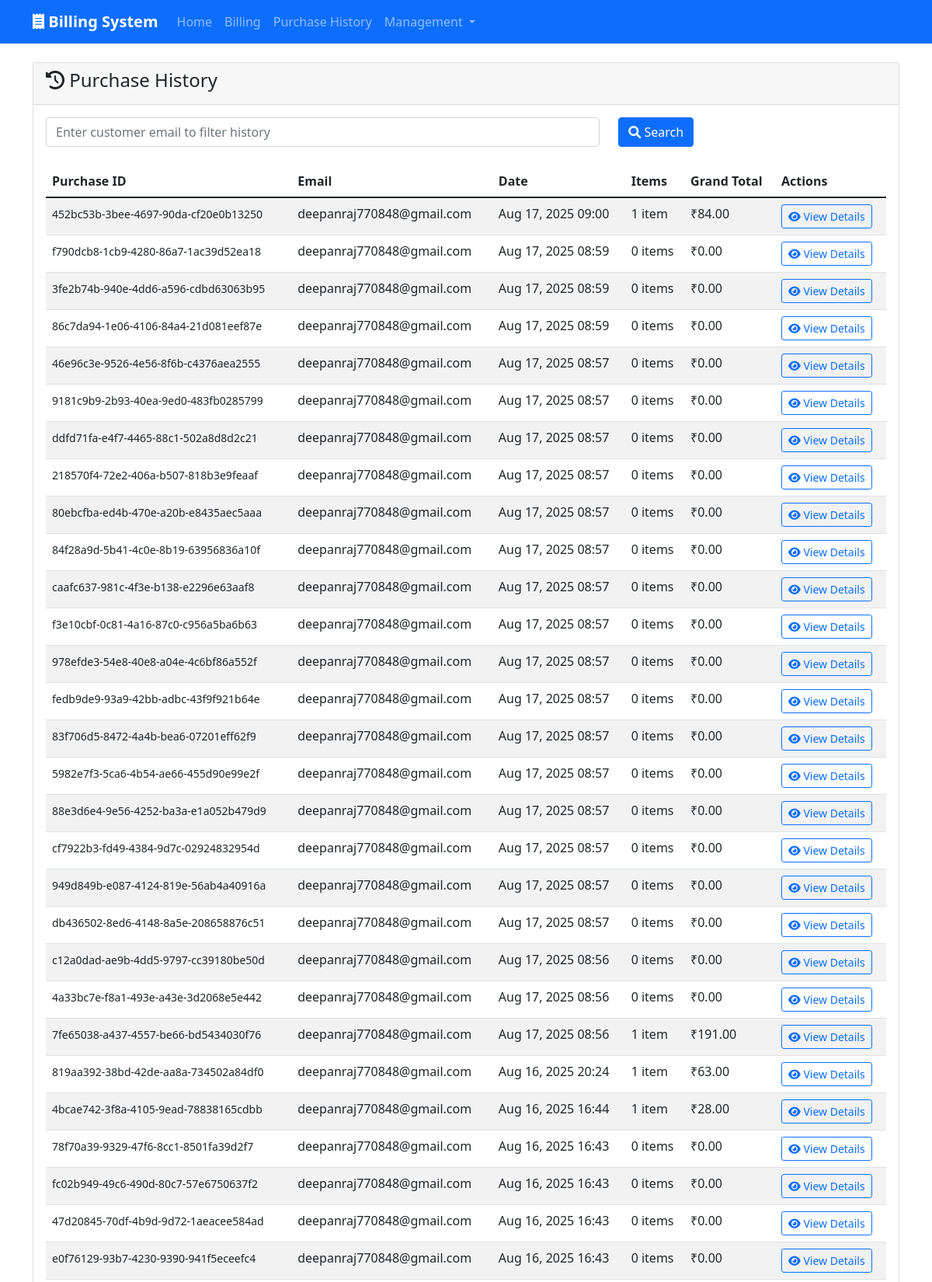
The page /history/ (upper part) on the database its author committed.
### billing/models.py (models this page shows, shortened)
class Purchase(models.Model):
    purchase_id = models.UUIDField(default=uuid.uuid4, editable=False, unique=True)
    customer_email = models.EmailField()
    total_amount = models.DecimalField(max_digits=12, decimal_places=2)
    tax_amount = models.DecimalField(max_digits=12, decimal_places=2)
    grand_total = models.DecimalField(max_digits=12, decimal_places=2)
    amount_paid = models.DecimalField(max_digits=12, decimal_places=2)
    change_amount = models.DecimalField(max_digits=12, decimal_places=2, default=Decimal('0.00'))
    created_at = models.DateTimeField(auto_now_add=True)
    class Meta:
        ordering = ['-created_at']

### billing/views.py (the view)
# urls.py: path('history/', views.purchase_history, name='purchase_history'),
def purchase_history(request):
    email = request.GET.get('email', '')
    purchases = []
    if email:
        purchases = Purchase.objects.filter(customer_email__icontains=email).prefetch_related('items__product').order_by('-created_at')
    else:
        purchases = Purchase.objects.all().prefetch_related('items__product').order_by('-created_at')
    context = {
        'email': email,
        'purchases': purchases,
    }
    return render(request, 'billing/purchase_history.html', context)

### billing/templates/billing/purchase_history.html (shortened to what this page needs)
{% extends 'base.html' %}
{% block content %}
<div class="card">
    <div class="card-header">
        <h4><i class="fas fa-history"></i> Purchase History</h4>
    </div>
    <div class="card-body">
        <form method="GET" class="mb-4">
            <div class="row">
                <div class="col-md-8">
                    <input type="email" name="email" class="form-control"
                           placeholder="Enter customer email to filter history"
                           value="{{ email }}">
                </div>
                <div class="col-md-4">
                    <button type="submit" class="btn btn-primary">
                        <i class="fas fa-search"></i> Search
                    </button>
                </div>
            </div>
        </form>
        {% if purchases %}
            <div class="table-responsive">
                <table class="table table-striped">
                    <thead>
                        <tr>
                            <th>Purchase ID</th>
                            <th>Email</th>
                            <th>Date</th>
                            <th>Items</th>
                            <th>Grand Total</th>
                            <th>Actions</th>
                        </tr>
                    </thead>
                    <tbody>
                        {% for purchase in purchases %}
                        <tr>
                            <td><small>{{ purchase.purchase_id }}</small></td>
                            <td>{{ purchase.customer_email }}</td>
                            <td>{{ purchase.created_at|date:"M d, Y H:i" }}</td>
                            <td>{{ purchase.items.count }} item{{ purchase.items.count|pluralize }}</td>
                            <td>₹{{ purchase.grand_total }}</td>
                            <td>
                                <a href="{% url 'purchase_detail' purchase.purchase_id %}"
                                   class="btn btn-sm btn-outline-primary">
                                    <i class="fas fa-eye"></i> View Details
                                </a>
                            </td>
                        </tr>
                        {% endfor %}
                    </tbody>
                </table>
            </div>
        {% else %}
            <div class="alert alert-info">
                <i class="fas fa-info-circle"></i>
                No purchases found for the given search criteria.
            </div>
        {% endif %}
    </div>
</div>
{% endblock %}

### rows shown on the page
Purchase: purchase_id "452bc53b-3bee-4697-90da-cf20e0b13250", customer_email "deepanraj770848@gmail.com", created_at "Aug 17, 2025 09:00", items.count "1", grand_total "84.00"
Purchase: purchase_id "f790dcb8-1cb9-4280-86a7-1ac39d52ea18", customer_email "deepanraj770848@gmail.com", created_at "Aug 17, 2025 08:59", items.count "0", grand_total "0.00"
Purchase: purchase_id "3fe2b74b-940e-4dd6-a596-cdbd63063b95", customer_email "deepanraj770848@gmail.com", created_at "Aug 17, 2025 08:59", items.count "0", grand_total "0.00"
Purchase: purchase_id "86c7da94-1e06-4106-84a4-21d081eef87e", customer_email "deepanraj770848@gmail.com", created_at "Aug 17, 2025 08:59", items.count "0", grand_total "0.00"
Purchase: purchase_id "46e96c3e-9526-4e56-8f6b-c4376aea2555", customer_email "deepanraj770848@gmail.com", created_at "Aug 17, 2025 08:57", items.count "0", grand_total "0.00"
Purchase: purchase_id "9181c9b9-2b93-40ea-9ed0-483fb0285799", customer_email "deepanraj770848@gmail.com", created_at "Aug 17, 2025 08:57", items.count "0", grand_total "0.00"
Purchase: purchase_id "ddfd71fa-e4f7-4465-88c1-502a8d8d2c21", customer_email "deepanraj770848@gmail.com", created_at "Aug 17, 2025 08:57", items.count "0", grand_total "0.00"
Purchase: purchase_id "218570f4-72e2-406a-b507-818b3e9feaaf", customer_email "deepanraj770848@gmail.com", created_at "Aug 17, 2025 08:57", items.count "0", grand_total "0.00"
Purchase: purchase_id "80ebcfba-ed4b-470e-a20b-e8435aec5aaa", customer_email "deepanraj770848@gmail.com", created_at "Aug 17, 2025 08:57", items.count "0", grand_total "0.00"
Purchase: purchase_id "84f28a9d-5b41-4c0e-8b19-63956836a10f", customer_email "deepanraj770848@gmail.com", created_at "Aug 17, 2025 08:57", items.count "0", grand_total "0.00"
Purchase: purchase_id "caafc637-981c-4f3e-b138-e2296e63aaf8", customer_email "deepanraj770848@gmail.com", created_at "Aug 17, 2025 08:57", items.count "0", grand_total "0.00"
Purchase: purchase_id "f3e10cbf-0c81-4a16-87c0-c956a5ba6b63", customer_email "deepanraj770848@gmail.com", created_at "Aug 17, 2025 08:57", items.count "0", grand_total "0.00"
Purchase: purchase_id "978efde3-54e8-40e8-a04e-4c6bf86a552f", customer_email "deepanraj770848@gmail.com", created_at "Aug 17, 2025 08:57", items.count "0", grand_total "0.00"
Purchase: purchase_id "fedb9de9-93a9-42bb-adbc-43f9f921b64e", customer_email "deepanraj770848@gmail.com", created_at "Aug 17, 2025 08:57", items.count "0", grand_total "0.00"
Purchase: purchase_id "83f706d5-8472-4a4b-bea6-07201eff62f9", customer_email "deepanraj770848@gmail.com", created_at "Aug 17, 2025 08:57", items.count "0", grand_total "0.00"
Purchase: purchase_id "5982e7f3-5ca6-4b54-ae66-455d90e99e2f", customer_email "deepanraj770848@gmail.com", created_at "Aug 17, 2025 08:57", items.count "0", grand_total "0.00"
Purchase: purchase_id "88e3d6e4-9e56-4252-ba3a-e1a052b479d9", customer_email "deepanraj770848@gmail.com", created_at "Aug 17, 2025 08:57", items.count "0", grand_total "0.00"
Purchase: purchase_id "cf7922b3-fd49-4384-9d7c-02924832954d", customer_email "deepanraj770848@gmail.com", created_at "Aug 17, 2025 08:57", items.count "0", grand_total "0.00"
Purchase: purchase_id "949d849b-e087-4124-819e-56ab4a40916a", customer_email "deepanraj770848@gmail.com", created_at "Aug 17, 2025 08:57", items.count "0", grand_total "0.00"
Purchase: purchase_id "db436502-8ed6-4148-8a5e-208658876c51", customer_email "deepanraj770848@gmail.com", created_at "Aug 17, 2025 08:57", items.count "0", grand_total "0.00"
Purchase: purchase_id "c12a0dad-ae9b-4dd5-9797-cc39180be50d", customer_email "deepanraj770848@gmail.com", created_at "Aug 17, 2025 08:56", items.count "0", grand_total "0.00"
Purchase: purchase_id "4a33bc7e-f8a1-493e-a43e-3d2068e5e442", customer_email "deepanraj770848@gmail.com", created_at "Aug 17, 2025 08:56", items.count "0", grand_total "0.00"
Purchase: purchase_id "7fe65038-a437-4557-be66-bd5434030f76", customer_email "deepanraj770848@gmail.com", created_at "Aug 17, 2025 08:56", items.count "1", grand_total "191.00"
Purchase: purchase_id "819aa392-38bd-42de-aa8a-734502a84df0", customer_email "deepanraj770848@gmail.com", created_at "Aug 16, 2025 20:24", items.count "1", grand_total "63.00"
Purchase: purchase_id "4bcae742-3f8a-4105-9ead-78838165cdbb", customer_email "deepanraj770848@gmail.com", created_at "Aug 16, 2025 16:44", items.count "1", grand_total "28.00"
Purchase: purchase_id "78f70a39-9329-47f6-8cc1-8501fa39d2f7", customer_email "deepanraj770848@gmail.com", created_at "Aug 16, 2025 16:43", items.count "0", grand_total "0.00"
Purchase: purchase_id "fc02b949-49c6-490d-80c7-57e6750637f2", customer_email "deepanraj770848@gmail.com", created_at "Aug 16, 2025 16:43", items.count "0", grand_total "0.00"
Purchase: purchase_id "47d20845-70df-4b9d-9d72-1aeacee584ad", customer_email "deepanraj770848@gmail.com", created_at "Aug 16, 2025 16:43", items.count "0", grand_total "0.00"
Purchase: purchase_id "e0f76129-93b7-4230-9390-941f5eceefc4", customer_email "deepanraj770848@gmail.com", created_at "Aug 16, 2025 16:43", items.count "0", grand_total "0.00"
